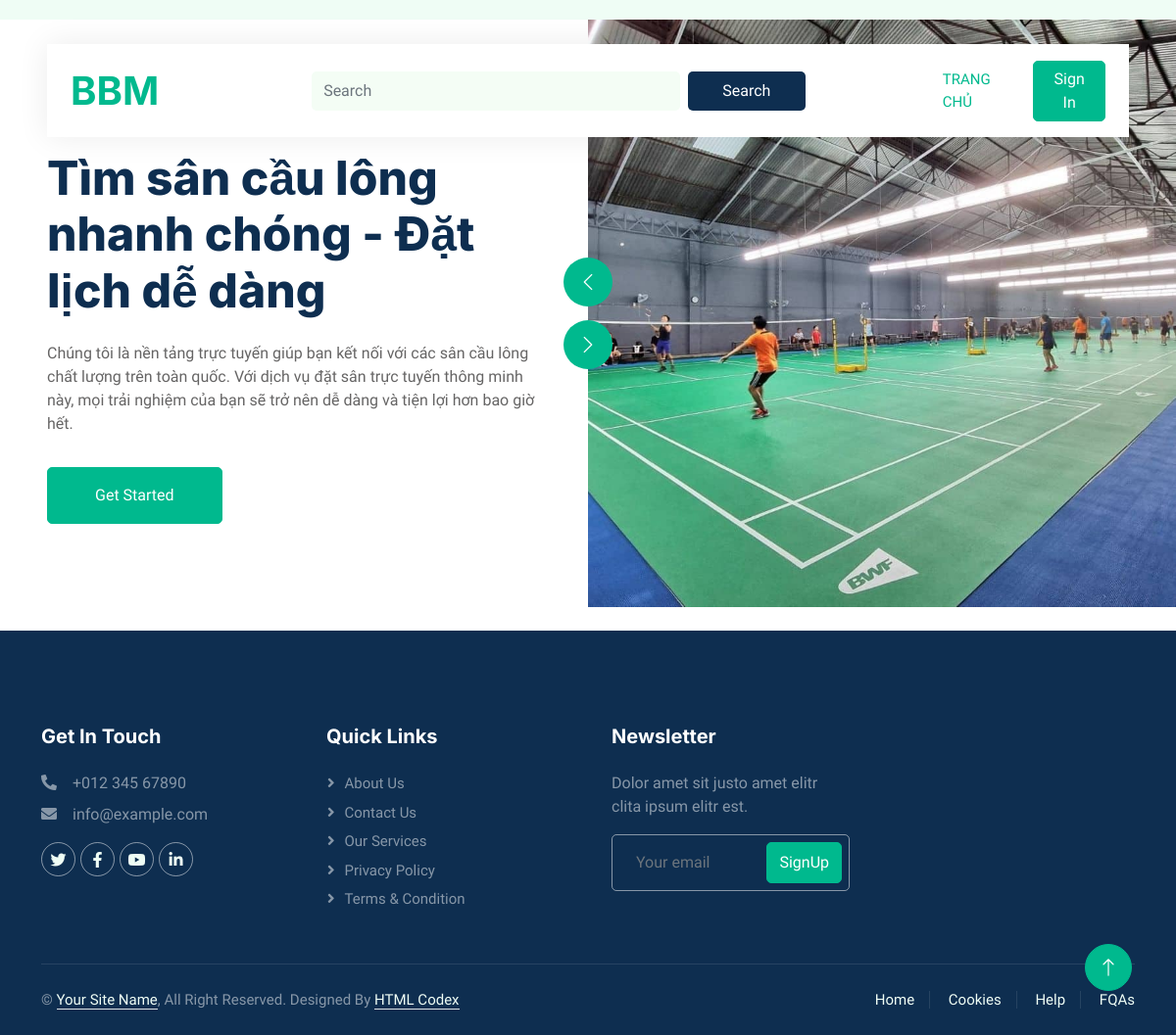
Before: /role1 with the older database file.
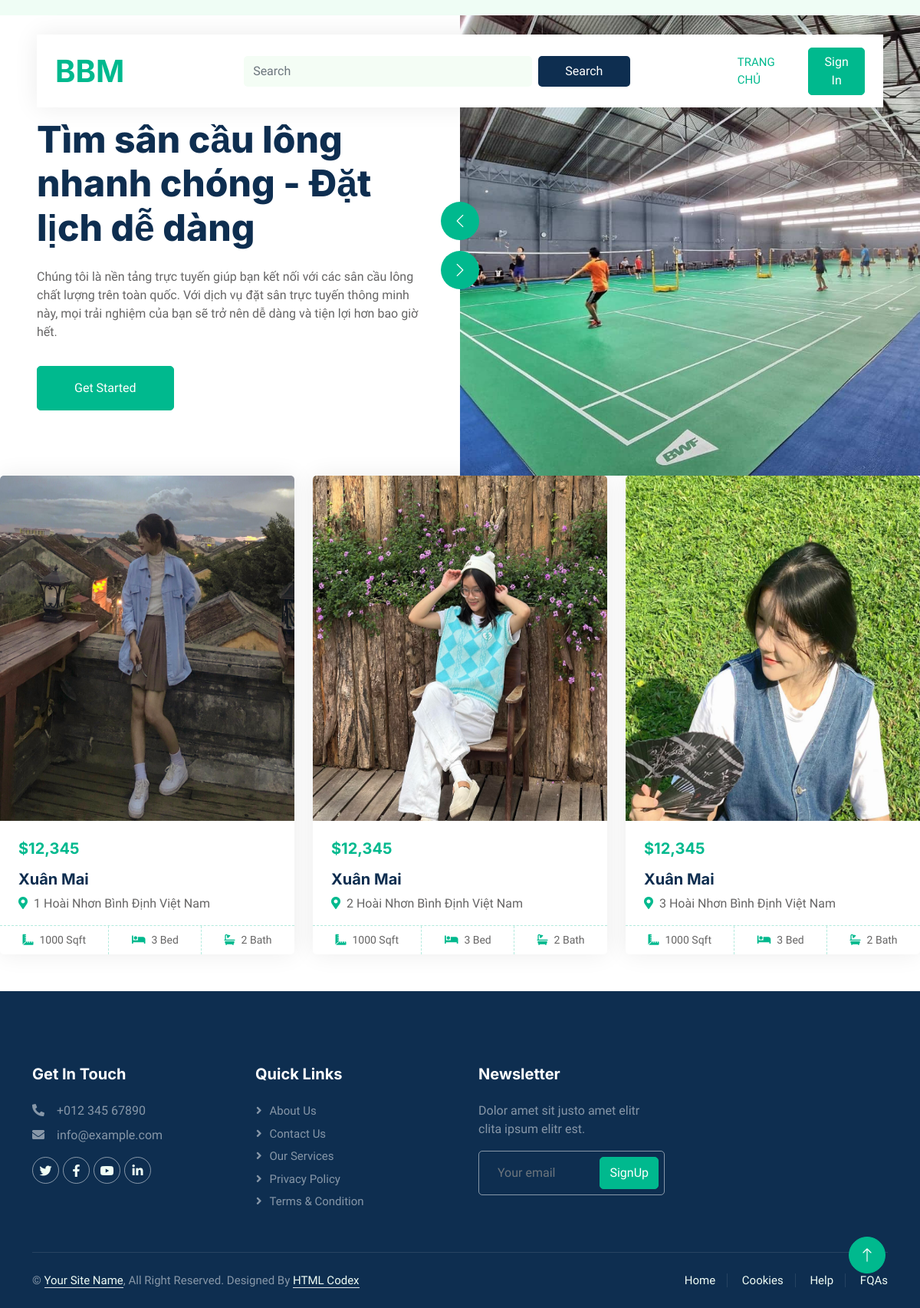
After: the same page with the newer database file.
### BCourt/models.py (models this page shows, shortened)
class Court(models.Model):
    courtManager = models.ForeignKey("BUser.User", on_delete=models.CASCADE, limit_choices_to={'role':'courtmanager'})
    maCourt = models.CharField(default='',max_length=10, primary_key=True)
    name = models.CharField(default='',max_length=255)
    address = models.OneToOneField(Address, on_delete=models.CASCADE)
    descreption = models.CharField(default='',max_length=255, null=True, blank= True)
    img=models.ImageField(upload_to="images/")

class Address(models.Model):
    soNha = models.CharField(max_length=255,default='')
    xa = models.CharField(max_length=255,default='')
    huyen = models.CharField(max_length=255,default='')
    tinh = models.CharField(max_length=255,default='')
    quocGia = models.CharField(max_length=255,default='')
    class Meta:
        constraints = [
            models.UniqueConstraint(fields=["soNha", "xa", "huyen", "tinh", "quocGia"], name="unique_address")
        ]
    def __str__(self):
        return f"{self.soNha} {self.huyen} {self.tinh} {self.quocGia}"

### home/views.py (the view)
# urls.py: path('role1', views.role1, name='role1'),
def role1(request):
    lc = Court.objects.all()
    return render(request, 'home/role1.html', {"lc":lc})

### home/templates/home/role1.html (shortened to what this page needs)
{% extends "master_page.html" %}
{% load static %}
{%block header%}
    {%include '../header.html' %}
{%endblock%}
{%block navbar%}
    {%include '../navbar.html' %}
{%endblock%}
{%block content%}
<div class="row g-4">
    {%for item in lc%}
        <div class="col-lg-4 col-md-6 wow fadeInUp">
            <div class="property-item rounded overflow-hidden">
                <div class="position-relative overflow-hidden">
                    <a href=""><img class="img-fluid" style="height: 450px;" src="{{item.img}}" alt=""></a>
                </div>
                <div class="p-4 pb-0">
                    <h5 class="text-primary mb-3">$12,345</h5>
                    <a class="d-block h5 mb-2" href="">{{item.name}}</a>
                    <p><i class="fa fa-map-marker-alt text-primary me-2"></i>{{item.address}}</p>
                </div>
                <div class="d-flex border-top">
                    <small class="flex-fill text-center border-end py-2"><i class="fa fa-ruler-combined text-primary me-2"></i>1000 Sqft</small>
                    <small class="flex-fill text-center border-end py-2"><i class="fa fa-bed text-primary me-2"></i>3 Bed</small>
                    <small class="flex-fill text-center py-2"><i class="fa fa-bath text-primary me-2"></i>2 Bath</small>
                </div>
            </div>
        </div>
    {%endfor%}
</div>
{%endblock%}
{%block footer%}
    {%include '../footer.html' %}
{%endblock%}

### home/templates/master_page.html (shortened to what this page needs)
{% load static %}
<!DOCTYPE html>
<html lang="en">
<head>
    <link href="https://cdnjs.cloudflare.com/ajax/libs/font-awesome/5.10.0/css/all.min.css" rel="stylesheet">
    <link href="https://cdn.jsdelivr.net/npm/bootstrap-icons@1.4.1/font/bootstrap-icons.css" rel="stylesheet">
    <link href="{% static 'home/lib/animate/animate.min.css' %}" rel="stylesheet">
    <link href="{% static 'home/lib/owlcarousel/assets/owl.carousel.min.css' %}" rel="stylesheet">
    <link href="{% static 'home/css/bootstrap.min.css' %}" rel="stylesheet">
    <link href="{% static 'home/css/style.css' %}" rel="stylesheet">
</head>
<body>
    <div class="container-xxl bg-white p-0">
        {%block navbar%}
        {%endblock%}
        {%block header%}
        {%endblock%}
       {%block content%}
       {%endblock%}
        {%block footer%}
        {%endblock%}
        <a href="#" class="btn btn-lg btn-primary btn-lg-square back-to-top"><i class="bi bi-arrow-up"></i></a>
    </div>
</body>
</html>

### home/templates/navbar.html (shortened to what this page needs)
{%load static%}
<div class="container-fluid nav-bar bg-transparent">
    <nav class="navbar navbar-expand-lg bg-white navbar-light py-0 px-4">
        <a href="index.html" class="navbar-brand d-flex align-items-center text-center">
            <h1 class="m-0 text-primary">BBM</h1>
        </a>
        <div class="collapse navbar-collapse" id="navbarCollapse">
            <div class="container">
                <div class="row g-2 align-items-center justify-content-center">
                    <div class="col-md-8 col-lg-6">
                        <input type="text" class="form-control border-0 py-2" placeholder="Search"
                            style="outline: none; box-shadow: none; background-color: rgb(244, 253, 245);">
                    </div>
                    <div class="col-md-4 col-lg-2">
                        <button class="btn btn-dark border-0 w-100 py-2">Search</button>
                    </div>
                </div>
            </div>
            <div class="navbar-nav ms-auto">
                <a href="index.html" class="nav-item nav-link active">Trang chủ</a>
            </div>
            {% if user.is_authenticated %}
                <div class="navbar-nav ms-auto"><div class="navbar-nav ms-auto">
                    <a href="index.html" class="nav-item nav-link active">Lịch sử đặt sân</a>
                </div>
                <div class="nav-item dropdown">
                    <a href="#" class="nav-link dropdown-toggle" data-bs-toggle="dropdown">{{user.username}}</a>
                    <div class="dropdown-menu rounded-0 m-0">
                        <a href="{% url 'logout' %}" class="dropdown-item">Chi tiết thông tin</a>
                        <a href="{% url 'logout' %}" class="dropdown-item">Đăng xuất</a>
                    </div>
                </div>
            {%else%}
                <a href="{% url 'login' %}" class="btn btn-primary px-3 d-none d-lg-flex">Sign In</a>
            {%endif%}
        </div>
    </nav>
</div>

### home/templates/header.html (shortened to what this page needs)
{%load static%}
<div class="container-fluid header bg-white p-0">
    <div class="row g-0 align-items-center flex-column-reverse flex-md-row">
        <div class="col-md-6 p-5 mt-lg-5">
            <h1 class="display-5 animated fadeIn mb-4">Tìm sân cầu lông nhanh chóng - Đặt lịch dễ dàng</h1>
            <p class="animated fadeIn mb-4 pb-2">Chúng tôi là nền tảng trực tuyến giúp bạn kết
                nối với các sân cầu lông chất lượng trên toàn
                quốc. Với dịch vụ đặt sân trực tuyến thông
                minh này, mọi trải nghiệm của bạn sẽ trở nên
                dễ dàng và tiện lợi hơn bao giờ hết.
                </p>
            <a href="" class="btn btn-primary py-3 px-5 me-3 animated fadeIn">Get Started</a>
        </div>
        <div class="col-md-6 animated fadeIn">
            <div class="owl-carousel header-carousel">
                <div class="owl-carousel-item">
                    <img class="img-fluid" src="{%static 'home/img/sancaulong-1.jpg' %}" alt="">
                </div>
            </div>
        </div>
    </div>
</div>

### home/templates/footer.html
{%load static%}
<div class="container-fluid bg-dark text-white-50 footer pt-5 mt-5 wow fadeIn" data-wow-delay="0.1s">
    <div class="container py-5">
        <div class="row g-5">
            <div class="col-lg-3 col-md-6">
                <h5 class="text-white mb-4">Get In Touch</h5>
                <p class="mb-2"><i class="fa fa-phone-alt me-3"></i>+012 345 67890</p>
                <p class="mb-2"><i class="fa fa-envelope me-3"></i>info@example.com</p>
                <div class="d-flex pt-2">
                    <a class="btn btn-outline-light btn-social" href=""><i class="fab fa-twitter"></i></a>
                    <a class="btn btn-outline-light btn-social" href=""><i class="fab fa-facebook-f"></i></a>
                    <a class="btn btn-outline-light btn-social" href=""><i class="fab fa-youtube"></i></a>
                    <a class="btn btn-outline-light btn-social" href=""><i class="fab fa-linkedin-in"></i></a>
                </div>
            </div>
            <div class="col-lg-3 col-md-6">
                <h5 class="text-white mb-4">Quick Links</h5>
                <a class="btn btn-link text-white-50" href="">About Us</a>
                <a class="btn btn-link text-white-50" href="">Contact Us</a>
                <a class="btn btn-link text-white-50" href="">Our Services</a>
                <a class="btn btn-link text-white-50" href="">Privacy Policy</a>
                <a class="btn btn-link text-white-50" href="">Terms & Condition</a>
            </div>
            <div class="col-lg-3 col-md-6">
                <h5 class="text-white mb-4">Newsletter</h5>
                <p>Dolor amet sit justo amet elitr clita ipsum elitr est.</p>
                <div class="position-relative mx-auto" style="max-width: 400px;">
                    <input class="form-control bg-transparent w-100 py-3 ps-4 pe-5" type="text" placeholder="Your email">
                    <button type="button" class="btn btn-primary py-2 position-absolute top-0 end-0 mt-2 me-2">SignUp</button>
                </div>
            </div>
        </div>
    </div>
    <div class="container">
        <div class="copyright">
            <div class="row">
                <div class="col-md-6 text-center text-md-start mb-3 mb-md-0">
                    &copy; <a class="border-bottom" href="#">Your Site Name</a>, All Right Reserved.
                    Designed By <a class="border-bottom" href="https://htmlcodex.com">HTML Codex</a>
                </div>
                <div class="col-md-6 text-center text-md-end">
                    <div class="footer-menu">
                        <a href="">Home</a>
                        <a href="">Cookies</a>
                        <a href="">Help</a>
                        <a href="">FQAs</a>
                    </div>
                </div>
            </div>
        </div>
    </div>
</div>

### home/static/home/css/style.css (style rules this page uses)
:root { --primary: #00B98E; --secondary: #FF6922; --light: #EFFDF5; --dark: #0E2E50; }
.back-to-top { position: fixed; display: none; right: 45px; bottom: 45px; z-index: 99; }
.btn { transition: .5s; }
.btn.btn-primary, .btn.btn-secondary { color: #FFFFFF; }
.btn-lg-square { width: 48px; height: 48px; }
.btn-square, .btn-sm-square, .btn-lg-square { padding: 0; display: flex; align-items: center; justify-content: center; font-weight: normal; border-radius: 50px; }
.nav-bar { position: relative; margin-top: 45px; padding: 0 3rem; transition: .5s; z-index: 9999; }
.navbar { box-shadow: 0 0 30px rgba(0, 0, 0, .08); }
.navbar-light .navbar-nav .nav-link { margin-right: 30px; padding: 25px 0; color: #FFFFFF; font-size: 15px; text-transform: uppercase; outline: none; }
.navbar-light .navbar-nav .nav-link:hover, .navbar-light .navbar-nav .nav-link.active { color: var(--primary); }
.navbar-light .navbar-brand { height: 75px; }
.navbar-light .navbar-nav .nav-link { color: var(--dark); font-weight: 500; }
@media (min-width: 992px) { .header { margin-top: -120px; } }
.property-item { box-shadow: 0 0 30px rgba(0, 0, 0, .08); }
.property-item img { transition: .5s; }
.property-item .border-top { border-top: 1px dashed rgba(0, 185, 142, .3) !important; }
.property-item .border-end { border-right: 1px dashed rgba(0, 185, 142, .3) !important; }
.footer .btn.btn-social { margin-right: 5px; width: 35px; height: 35px; display: flex; align-items: center; justify-content: center; color: var(--light); border: 1px solid rgba(255,255,255,0.5); border-radius: 35px; transition: .3s; }
.footer .btn.btn-link { display: block; margin-bottom: 5px; padding: 0; text-align: left; font-size: 15px; font-weight: normal; text-transform: capitalize; transition: .3s; }
.footer .btn.btn-link::before { position: relative; content: "\f105"; font-family: "Font Awesome 5 Free"; font-weight: 900; margin-right: 10px; }
.footer .form-control { border-color: rgba(255,255,255,0.5); }
.footer .copyright { padding: 25px 0; font-size: 15px; border-top: 1px solid rgba(256, 256, 256, .1); }
.footer .copyright a { color: var(--light); }
.footer .footer-menu a { margin-right: 15px; padding-right: 15px; border-right: 1px solid rgba(255, 255, 255, .1); }
.footer .footer-menu a:last-child { margin-right: 0; padding-right: 0; border-right: none; }

Changed rows visible on the page:
added Court: img (picture), name "Xuân Mai", address "1 Hoài Nhơn Bình Định Việt Nam"
added Court: img (picture), name "Xuân Mai", address "2 Hoài Nhơn Bình Định Việt Nam"
added Court: img (picture), name "Xuân Mai", address "3 Hoài Nhơn Bình Định Việt Nam"
